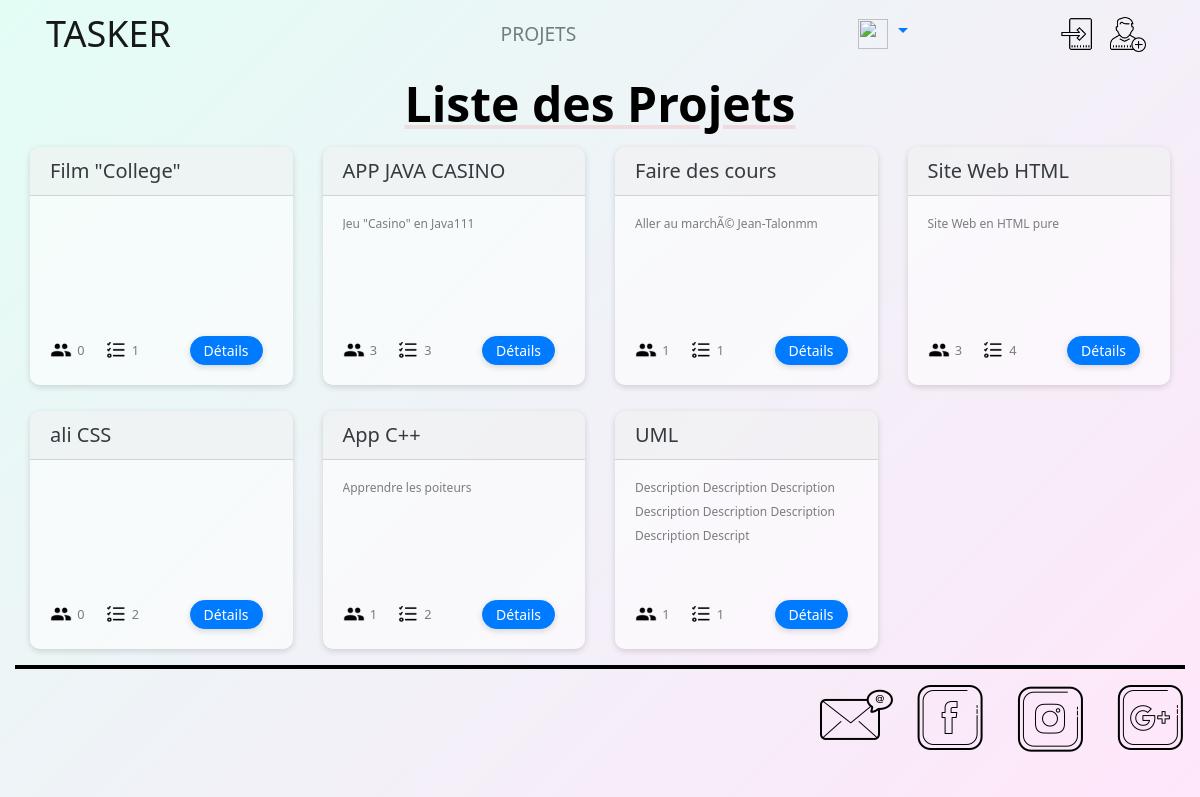
Screenshot of /?action=listeProjets with the database file from the repository.
### tables this page shows
CREATE TABLE IF NOT EXISTS `projet` (
`NUM_PROJET` int(100) NOT NULL,
  `NOM_PROJET` varchar(30) NOT NULL,
  `DESCRIPTION` varchar(250) NOT NULL,
  `COURRIEL` varchar(30) NOT NULL
);

### vues/main.php (called while the page is built)
<?php
	include "vues/header.php";
	include_once('vues/'.$vue.'.php');
	include "vues/footer.php";
?>

### modele/ProjetDAO.class.php (called while the page is built, shortened)
<?php
include_once('./modele/classes/Projet.class.php');
include_once('./modele/classes/ListeProjets.class.php');
class ProjetDAO
{
	public static function findAll()
	{
		try {
			$liste = new ListeProjets();
			$requete = 'SELECT * FROM projet ORDER BY NUM_PROJET DESC;';
			$cnx = Database::getInstance();
			$res = $cnx->query($requete);
		    foreach($res as $row) {
				$p = new Projet();
				$p->loadFromRecord($row);
				$liste->add($p);
		    }
			return $liste;
		} catch (PDOException $e) {
		    print "Error!: " . $e->getMessage() . "<br/>";
		    return $liste;
		}
	}
}
?>

### modele/classes/ListeProjets.class.php (called while the page is built, shortened)
<?php
class ListeProjets implements Navigable {
	private $projet;
	private $current = -1;
	public function __construct()
	{
		$this->projet = array();
	}
	public function add($projet)
	{
			array_push($this->projet,$projet);
	}
	public function next()
	{
		if ($this->current<count($this->projet))
		{
			$this->current++;
			return true;
		}
		return false;
	}
	public function getCurrent()
	{
		if (isset($this->projet[$this->current]))
			return $this->projet[$this->current];
		return null;
	}
}
?>

### modele/classes/Projet.class.php (called while the page is built, shortened)
<?php
class Projet{
	private $numProjet;
	private $nomProjet ;
	private $description;
	public function __construct($n="111")
	{
		$this->numProjet = $n;
	}
	public function getNumProjet()
	{
			return $this->numProjet;
	}
	public function getNomProjet()
	{
			return $this->nomProjet;
	}
	public function getDescription()
	{
			return $this->description;
	}
	public function loadFromRecord($ligne)
	{
		$this->numProjet = $ligne["NUM_PROJET"];
		$this->nomProjet = $ligne["NOM_PROJET"];
		$this->description = $ligne["DESCRIPTION"];
	}
}
?>

### modele/AdhesionDAO.class.php (called while the page is built, shortened)
<?php
class AdhesionDAO
{
	public static function getNbrAdherentsByProjet($numProjet)
	{
		$nbr = 0;
		try{
				$db = Database::getInstance();
				$pstmt = $db->prepare("SELECT * FROM adhesion WHERE NUM_PROJET = :x");
				$pstmt->execute(array(':x' => $numProjet));
				while ($result = $pstmt->fetch(PDO::FETCH_OBJ)){
					if ($result)
					{
						$nbr +=1;
					}
				}
				return $nbr;
		} catch (PDOException $e) {
		    print "Error!: " . $e->getMessage() . "<br/>";
		    return $nbr;
		}
	}
}
?>

### modele/TacheDAO.class.php (called while the page is built, shortened)
<?php
class TacheDAO
{
	public static function getNbrTachesByProjet($numProjet)
	{
		$nbr = 0;
		try{
			$liste = new ListeTaches();
				$db = Database::getInstance();
				$pstmt = $db->prepare("SELECT * FROM taches WHERE NUM_PROJET = :x");
				$pstmt->execute(array(':x' => $numProjet));
				while ($result = $pstmt->fetch(PDO::FETCH_OBJ)){
					if ($result)
					{
						$nbr +=1;
					}
				}
				return $nbr;
		} catch (PDOException $e) {
		    print "Error!: " . $e->getMessage() . "<br/>";
		    return $nbr;
		}
	}
}
?>

### vues/listeProjets.php (the view, shortened to what this page needs)
<section class="lastProjects bg-none">
<div class="sectionTitle  mb-3" >Liste des Projets</div>
<div class="row">
 <?php
	require_once('./modele/classes/Projet.class.php');
	require_once('./modele/classes/ListeProjets.class.php');
	require_once('./modele/ProjetDAO.class.php');
	$dao = new ProjetDAO();
	$daoT = new TacheDAO();
	$daoA = new AdhesionDAO();
	$liste = $dao->findAll();
	while ($liste->next())
	{
		$p = $liste->getCurrent();
		if ($p!=null)
		{
			echo '
			<div class="col-12 col-sm-6 col-md-4 col-lg-3">
				<div class="card bg-white mb-3">
					<div class="card-header pb-0" >
							<a href="?action=projet&&numeroProjet='.$p->getNumProjet().'"><h6 class="card-title text-dark" >'.$p->getNomProjet().'</h6></a>
					</div>
					<div class="card-body pb-0" >
						<p class="card-text ">'.$p->getDescription().'</p>
						<div class="stats-card d-flex">
								<div class="ml-0" >
									<img data-toggle="tooltip"
										height="22px"
										title="'.$daoA->getNbrAdherentsByProjet($p->getNumProjet()).' adherents"
										src="./img/icons8-user-account-30.png">
									<span>'.$daoA->getNbrAdherentsByProjet($p->getNumProjet()).'</span>
								</div>
								<div class="mr-auto">
									<img data-toggle="tooltip"
										height="22px"
										title="'.$daoT->getNbrTachesByProjet($p->getNumProjet()).' tàches"
										src="./img/icons8-todo-list-filled-30.png">
									<span>'.$daoT->getNbrTachesByProjet($p->getNumProjet()).'</span>
								</div>
							<div class="p-0">
								<form   method="post" action="?action=projet" >
									<input type="hidden" name="numeroProjet" value="'.$p->getNumProjet().'">
									<input type="submit" value="Détails" data-toggle="tooltip"  title="Voir les détails du projet" class="btn btn-primary btn-sm rounded align-bottom" >
								</form>
							</div>
						</div>
					</div>
				</div>
			</div>';
		}
	}
 ?>

### index.php (shortened to what this page needs)
<?php
$action = NULL;
$vue = NULL;
if (ISSET($_REQUEST["action"]))
	{
		$action = ActionBuilder::getAction($_REQUEST["action"]);
		$vue = $action->execute();
	}
else
	{
		$action = ActionBuilder::getAction("");
		$vue = $action->execute();
	}
if ($action instanceof RequirePRGAction)
	{
	header("Location: ?action=".$vue);
}
else
	{
	include "vues/main.php";
	}
?>

### vues/header.php (shortened to what this page needs)
<!DOCTYPE html>
<html>
<head>
		<link rel="stylesheet" href="//code.jquery.com/ui/1.12.1/themes/base/jquery-ui.css">
		<link rel="stylesheet" href="bootstrap-4.1.3-dist/css/bootstrap.min.css" >
		<link rel="stylesheet" type="text/css" href="css/style.css?<?php echo time(); ?>" />
</head>
<body>
<header>
	<nav  class="navbar navbar-expand-md navbar-light">
    <a href="index.php" class="navbar-brand d-flex w-50 mr-auto">TASKER</a>
    <div class="navbar-collapse collapse w-100" id="collapsingNavbar3">
        <ul class="navbar-nav w-100 justify-content-center">
		    <li class="nav-item">
				<a class="nav-link" href="?action=listeProjets">PROJETS</a>
			</li>
        </ul>
		<ul  class="nav navbar-nav ml-auto w-100 justify-content-end">
			<li class="dropdown">
			   <a href="#" class="dropdown-toggle notif_toggle" data-toggle="dropdown">
					<img src='./img/icons8-alarm-filled-48.png'
							width="30" tooltip="Déconnecter" class="d-inline-block align-top"
							onmouseover="this.src='./img/icons8-alarm-filled-48.png'"
							onmouseout="this.src='./img/icons8-alarm-filled-48.png'">
			   </a>
			</li>
        </ul>
        <ul  class="nav navbar-nav ml-auto w-100 justify-content-end">
				<?php
					if (ISSET($_SESSION["connected"]))
					{
				?>
				<li class="nav-item dropdown">
			        <a class="nav-link dropdown-toggle" href="#" id="navbarDropdownMenuLink" data-toggle="dropdown" aria-haspopup="true" aria-expanded="false">
			        <img style="width: 36px;"
										  src='./img/icons8-customer-filled-100.png'>
			        <?php echo $_SESSION["connected"]; ?>
			        </a>
			        <div class="dropdown-menu" aria-labelledby="navbarDropdownMenuLink">
						<a class="dropdown-item" href="?action=mesProjets"> Mes Projets </a>
						<a class="dropdown-item" href="?action=invitationsEnvoyees"> Mes Invitations</a>
			         <a class="dropdown-item" href="?action=deconnecter" >
							<img src='./img/icons8-export-64.png'
							width="30" tooltip="Déconnecter" class="d-inline-block align-top"
							onmouseover="this.src='./img/icons8-export-filled-64.png'"
							onmouseout="this.src='./img/icons8-export-64.png'">
							Déconnection
					</a>
			     </li>
				<?php
					}
					else
					{
				?>
					<li class="nav-item">
						<a class="nav-link" href="?action=connecter" title="Se connecter">
								  <img width="36"
								  src='./img/icons8-enter-64.png'
								  onmouseover="this.src='./img/icons8-enter-filled-64.png'"
								  onmouseout="this.src='./img/icons8-enter-64.png'">
						</a>
					</li>
					<li  class="nav-item">
						<a class="nav-link" href="?action=inscrire" title="S'inscrire">
								  <img width="36"
								  src='./img/icons8-add-user-male-64.png'
								  onmouseover="this.src='./img/icons8-add-user-male-filled-64.png'"
								  onmouseout="this.src='./img/icons8-add-user-male-64.png'">
						</a>
					</li>
					<?php
						}
					?>
        </ul>
    </div>
	</nav>
</header>

### vues/footer.php
<footer>
<div class="row" style="float: right">
	<a href="mailto:info@tasker.com"  target="_blank" >
      <img src="./img/icons8-secured-letter-100.png"
	  onmouseover="this.src='./img/icons8-secured-letter-filled-100.png'"
	  onmouseout="this.src='./img/icons8-secured-letter-100.png'">
    </a>
	<a href="https://www.facebook.com"  target="_blank" >
      <img src="./img/icons8-facebook-100.png"
	  onmouseover="this.src='./img/icons8-facebook-filled-100.png'"
	  onmouseout="this.src='./img/icons8-facebook-100.png'">
    </a>
	<a href="https://www.instagram.com"  target="_blank" >
      <img src="./img/icons8-instagram-100.png"
	  onmouseover="this.src='./img/icons8-instagram-filled-100.png'"
	  onmouseout="this.src='./img/icons8-instagram-100.png'">
    </a>
	 <a href="https://www.plus.google.com"  target="_blank" >
      <img src="./img/icons8-google-plus-100.png"
	  onmouseover="this.src='./img/icons8-google-plus-filled-100.png'"
	  onmouseout="this.src='./img/icons8-google-plus-100.png'">
	</a>
</div>
</footer>
</body>
</html>

### css/style.css (style rules this page uses)
body { //background-color: #fff28d !important; font : 14px/24px "Segoe UI", Times, serif,Arial, Helvetica, sans-serif; width :95%; max-width: 1400px; margin-left:auto; margin-right:auto; //background-image: linear-gradient(135deg, #f3e7e9 0%, #e3eeff 99%, #e3eeff 100%); background-image: linear-gradient(-225deg, #E3FDF5 0%, #FFE6FA 100%); }
.sectionTitle { font-size: 3rem; font-weight: bold; color: black; text-align: center; //border-bottom: 1rem solid yellow; //width: 40%; display: table; margin-right: auto; margin-left: auto; margin-top: 1.5rem; margin-bottom: 0.5rem; padding-bottom: 5px; text-decoration: underline; text-decoration-color: rgba(255,9,0, 0.1); }
footer { border-top: 4px solid rgba(0,0,0, 1); width: 100%; }
.navbar { border-bottom: 0px solid rgba(0,0,0, 1); background-color: none; }
.navbar li { font-size: 1.2rem; }
.bg-none { background-color: none !important; }
.bg-white { background-color: rgba(255,255,255, 0.6) !important; border: 1px solid rgba(0,0,0, 0.06); }
.card { border: 0px solid rgba(0,0,0, 0.06); box-shadow: 0 2px 6px 0 rgba(0, 0, 0, 0.15); margin: 10px 0; border-radius: 10px; }
.card-body { border-radius: 10px; padding-top: 1.0rem; }
.card-header { border-radius: 10px 10px 0px 0px !important; }
.card-title { color: rgba(0, 0, 0, 0.9); font-size: 20px; }
.card-text { font-size: 12px; text-overflow: ellipsis; white-space: wrap; overflow: hidden; min-height: 100px; color: rgba(0, 0, 0, 0.5); font-weight: normal; }
.rounded { border-radius: 25px !important; padding: 3px 13px; }
.btn { //border: 0px solid rgba(0,0,0, 0.5); box-shadow: 0 2px 6px 0 rgba(0, 0, 0, 0.15); }
.navbar-brand { display: inline-block; padding-top: .3125rem; padding-bottom: .3125rem; margin-right: 1rem; font-size: 2.25rem; line-height: inherit; white-space: nowrap; }
.stats-card { padding-top: 0.5rem; padding-bottom: 0rem; }
.stats-card span { font-size: 0.8rem; font-weight: 300; color: rgba(0, 0, 0, 0.5); }
.stats-card div { text-align: center; margin: 0px 10px; font-size: 1.25rem; font-weight: 100; }

### rows the page displays
projet: NOM_PROJET "Film \"College\"", NumProjet "0", NumProjet "1"
projet: NOM_PROJET "APP JAVA CASINO", DESCRIPTION "Jeu \"Casino\" en Java111", NumProjet "3"
projet: NOM_PROJET "Faire des cours", DESCRIPTION "Aller au marchÃ© Jean-Talonmm", NumProjet "1"
projet: NOM_PROJET "Site Web HTML", DESCRIPTION "Site Web en HTML pure", NumProjet "3", NumProjet "4"
projet: NOM_PROJET "ali CSS", NumProjet "0", NumProjet "2"
projet: NOM_PROJET "App C++", DESCRIPTION "Apprendre les poiteurs", NumProjet "1", NumProjet "2"
projet: NOM_PROJET "UML", DESCRIPTION "Description Description Description Description Description Description Description Descript", NumProjet "1"
